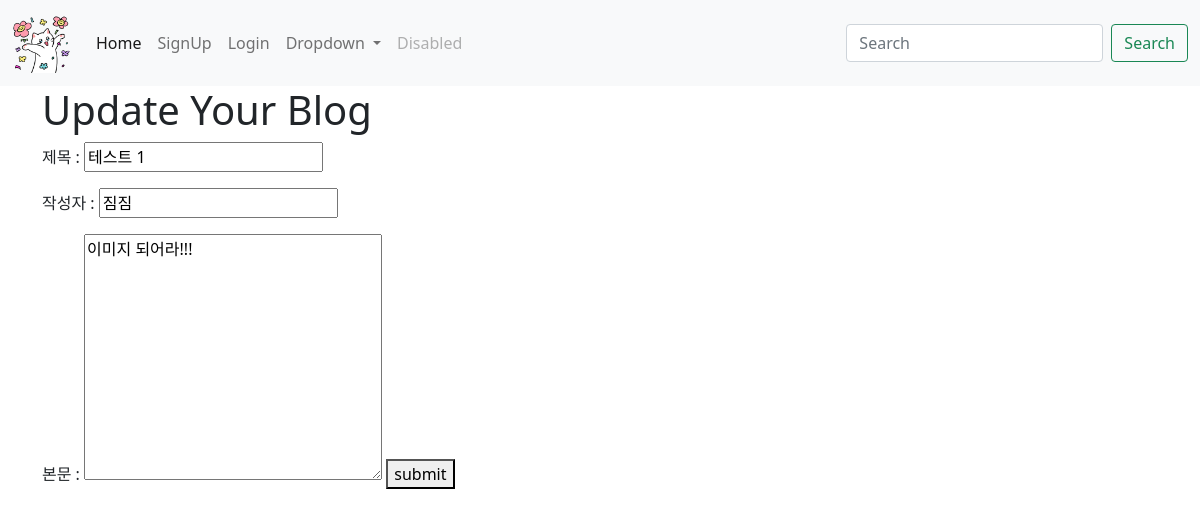
The app's page /main/edit/1 with its own data.
### main/models.py (models this page shows, shortened)
class Blog(models.Model) : #import해온 models를 가져옴
    title = models.CharField(max_length=200) #models를 가져오는데 character field의 최대 길이가 200개
    writer = models.CharField(max_length=100)
    pub_date = models.DateTimeField() #작성한 시간을 나타내는
    body = models.TextField() #게시물의 내용
    image = models.ImageField(upload_to = "main/", blank=True, null=True)

### main/views.py (the view)
# urls.py: path('edit/<str:id>', edit, name="edit"),
def edit(request, id):
    edit_blog = Blog.objects.get(id=id)
    return render(request, 'edit.html', {'blog': edit_blog})

### main/templates/edit.html (shortened to what this page needs)
{% extends 'base.html' %}
{% block content %}
<h1>Update Your Blog</h1>
<form action="{% url 'update' blog.id %}" method="post">
    <p>제목 : <input type="text" name="title" value="{{blog.title}}"></p>
    <p>작성자 : <input type="text" name="writer" value="{{blog.writer}}"></p>
    본문 : <textarea name="body" id="" cols="30" rows="10">{{blog.body}}</textarea>
    <button type="submit">submit</button>
</form>
{% endblock %}

### records on screen
Blog: title "테스트 1", writer "짐짐", body "이미지 되어라!!!"
